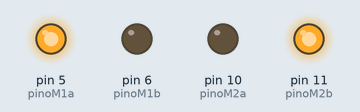
Simulated run of this sketch. Board: Arduino Uno, built with avr-gcc and run on an emulated ATmega328P. Shown: output pins drawn as LEDs (lit = HIGH).

Above: at 0.1 s.
Timing chart, 0 to 1.6 s (numbered marks = the images above):
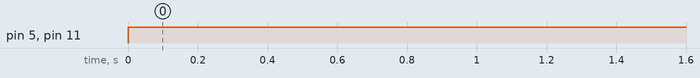

Measured:
- by itself, pin 5 (pinoM1a), pin 11 (pinoM2b): LOW → HIGH at 0.00 s

The sketch:

codigo-robo-frankenstein.ino
```cpp
int pinoM1a = 5;
int pinoM1b = 6;
int pinoM2a = 10;
int pinoM2b = 11;


void setup() {
  //motor 1
pinMode(pinoM1a, OUTPUT);
pinMode(pinoM1b, OUTPUT);
// motor 2
pinMode(pinoM2a, OUTPUT);
pinMode(pinoM2b, OUTPUT);

}

void loop() {
  // put your main code here, to run repeatedly:
  digitalWrite(pinoM1a, HIGH );
  digitalWrite(pinoM1b,LOW);


  digitalWrite(pinoM2a, LOW );
  digitalWrite(pinoM2b, HIGH);


}
```
